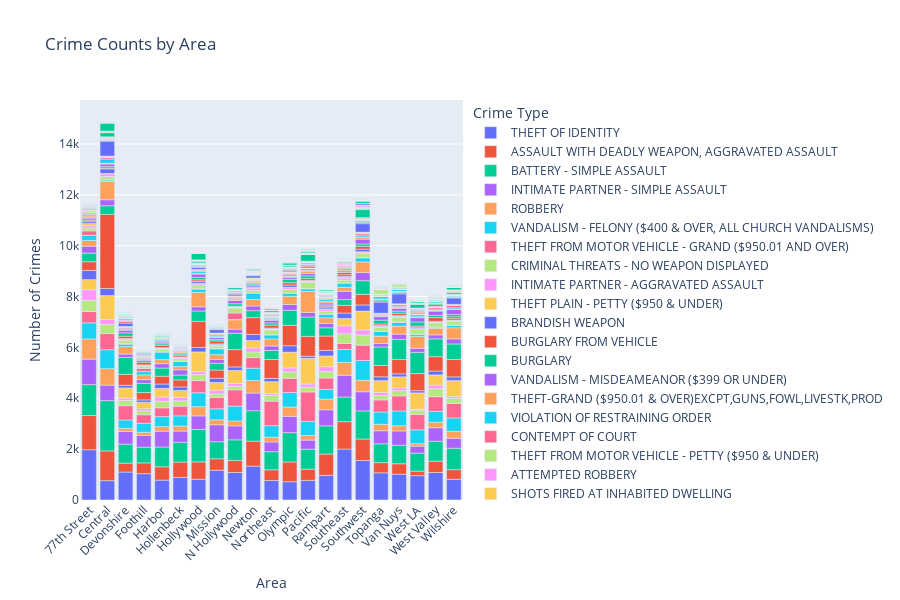

Notebook source saved alongside this figure:
### Code cell
import pandas as pd
import plotly.express as px

# Assuming 'crime_counts' is the output of your groupby operation
crime_counts = crimes.groupby('AREA NAME')['Crm Cd Desc'].value_counts().reset_index(name='count')

# Bar chart showing total crimes per area
fig = px.bar(crime_counts, 
             x='AREA NAME', 
             y='count', 
             color='Crm Cd Desc', 
             title='Crime Counts by Area',
             labels={'AREA NAME': 'Area', 'count': 'Number of Crimes', 'Crm Cd Desc': 'Crime Type'},
             height=600)
fig.update_layout(xaxis_tickangle=-45)  # Rotate x-axis labels for better readability
fig.show()
